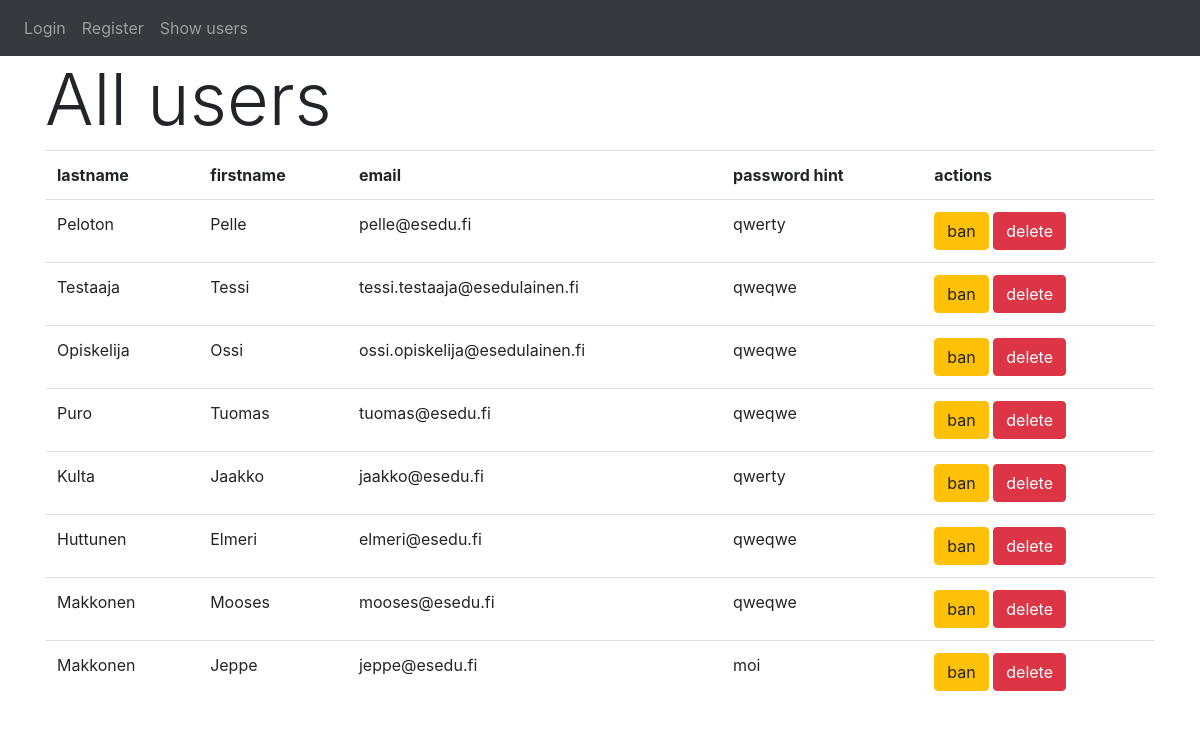
Page /show_users.php on the committed database.
### tables this page shows
CREATE TABLE `users` (
  `id` int(10) unsigned NOT NULL AUTO_INCREMENT,
  `firstname` varchar(150) DEFAULT NULL,
  `lastname` varchar(150) DEFAULT NULL,
  `email` varchar(150) DEFAULT NULL,
  `passwd` varchar(255) DEFAULT NULL,
  `hash` varchar(255) DEFAULT NULL,
  `hash_expire` datetime DEFAULT NULL,
  `banned` tinyint(1) DEFAULT 0,
  `created_at` datetime DEFAULT current_timestamp(),
  `password_hint` varchar(255) DEFAULT NULL,
  PRIMARY KEY (`id`),
  UNIQUE KEY `email_UNIQUE` (`email`)
);

### show_users.php (the view, shortened to what this page needs)
<?php include 'layout/header.php'; ?>
<?php
require_once 'pdo_connect.php';
try {
    $stmt = $conn->prepare("SELECT id, firstname, lastname, email, banned, password_hint FROM users");
    $stmt->execute();
    $rows = $stmt->fetchAll();
?>
<h1 class="display-3">All users</h1>
<table class="table">
    <tr>
        <th>lastname</th>
        <th>firstname</th>
        <th>email</th>
        <th>password hint</th>
        <th>actions</th>
    </tr>
<?php foreach ($rows as $row): ?>
    <tr>
        <td>
            <?php echo $row['lastname']; ?>
        </td>
        <td>
            <?php echo $row['firstname']; ?>
        </td>
        <td>
            <?php echo $row['email']; ?>
        </td>
        <td>
            <?php echo $row['password_hint']; ?>
        </td>
        <td>
            <?php
            if ($row['banned'] == 0) {
                echo '<a class="btn btn-warning" href="ban.php?id='.$row['id'].'">ban</a>';
            }  else {
                echo '<a class="btn btn-primary" href="ban.php?id='.$row['id'].'">unban</a>';
            }
            ?>
            <a class="btn btn-danger" href="delete_user.php?id=<?php echo $row['id']; ?>">delete</a>
        </td>
    </tr>
<?php endforeach; ?>
</table>
<?php
}
catch(PDOException $e) {
    echo "Error: " . $e->getMessage();
}
include 'layout/footer.php'; ?>

### layout/header.php (shortened to what this page needs)
<!DOCTYPE html>
<html lang="fi">
<head>
  <link rel="stylesheet" href="https://maxcdn.bootstrapcdn.com/bootstrap/4.3.1/css/bootstrap.min.css">
</head>
<body>
<?php include 'navbar.php'; ?>
<div class="container">

### layout/navbar.php
<nav class="navbar navbar-expand-sm bg-dark navbar-dark">
  <ul class="navbar-nav">
  <?php if (isset($_SESSION['user_id'])): ?>
      <li class="nav-item">
        <a class="nav-link" href="logout.php">Logout</a>
      </li>
      <li class="nav-item">
        <a href="show_topics.php" class="nav-link">Show topics</a>
      </li>
  <?php else: ?>
      <li>
        <a class="nav-link" href="login.php">Login</a>
      </li>
      <li class="nav-item">
        <a class="nav-link" href="register.php">Register</a>
      </li>
      <li class="nav-item">
        <a class="nav-link" href="show_users.php">Show users</a>
      </li>
  <?php endif; ?>
  </ul>
</nav>

### layout/footer.php
</div>
</body>
</html>

### rows in the picture
users: lastname "Peloton", firstname "Pelle", email "pelle@esedu.fi", password_hint "qwerty"
users: lastname "Testaaja", firstname "Tessi", email "tessi.testaaja@esedulainen.fi", password_hint "qweqwe"
users: lastname "Opiskelija", firstname "Ossi", email "ossi.opiskelija@esedulainen.fi", password_hint "qweqwe"
users: lastname "Puro", firstname "Tuomas", email "tuomas@esedu.fi", password_hint "qweqwe"
users: lastname "Kulta", firstname "Jaakko", email "jaakko@esedu.fi", password_hint "qwerty"
users: lastname "Huttunen", firstname "Elmeri", email "elmeri@esedu.fi", password_hint "qweqwe"
users: lastname "Makkonen", firstname "Mooses", email "mooses@esedu.fi", password_hint "qweqwe"
users: lastname "Makkonen", firstname "Jeppe", email "jeppe@esedu.fi", password_hint "moi"
